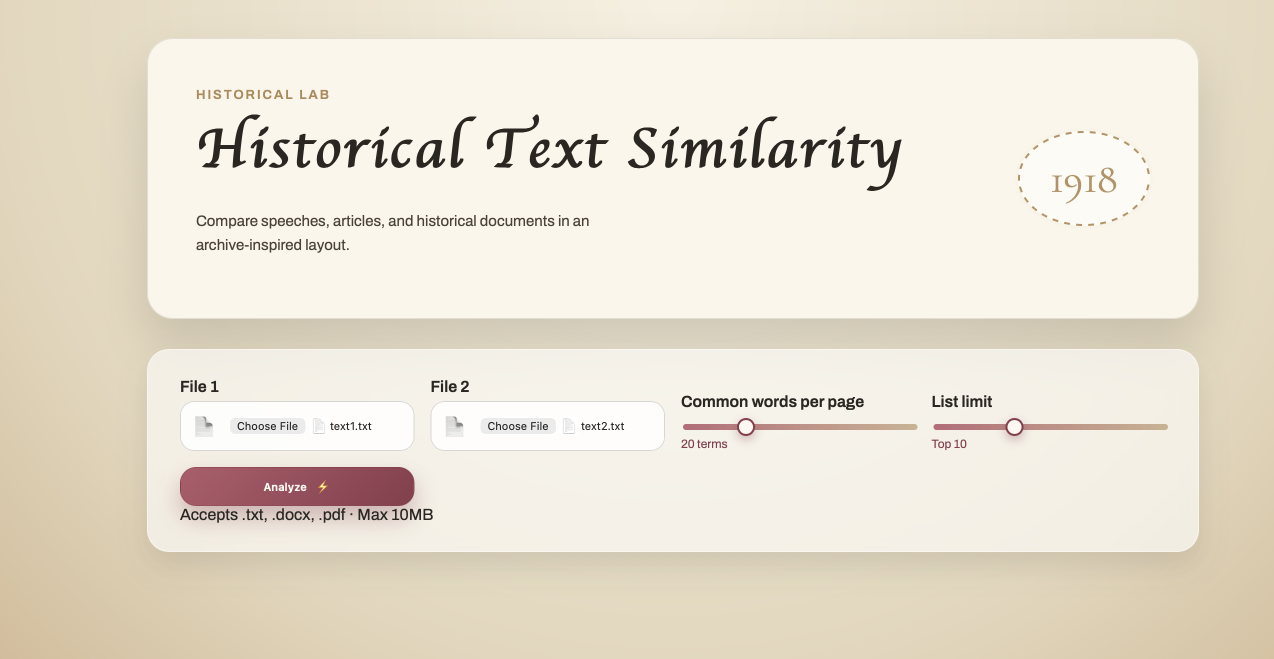
#> input picture screenshots/home.png, 2548 x 1318 px (shown at 1/2 size)
$ python create_demo_gif.py
#> lines starting #> are read from the running program, lines starting #| are printed output that depends on the picture
"""Create a short demo GIF from the existing screenshots."""

from pathlib import Path

from PIL import Image, ImageDraw, ImageFont

ROOT = Path(__file__).resolve().parents[1]
SCREENSHOTS = ROOT / "screenshots"
OUTPUT = SCREENSHOTS / "demo.gif"

FRAMES = [
    ("home.png", "1. Upload two historical texts"),
    ("results.png", "2. Compare similarity, terms and themes"),
    ("charts.png", "3. Review charts"),
    ("propaganda.png", "4. Compare rule-based and ML propaganda signals"),
    ("highlight.png", "5. Inspect highlighted evidence"),
]


def main() -> None:
    frames: list[Image.Image] = []
    for filename, caption in FRAMES:
        image_path = SCREENSHOTS / filename
        if not image_path.exists():
            continue

        image = Image.open(image_path).convert("RGB")
        image.thumbnail((1280, 760))
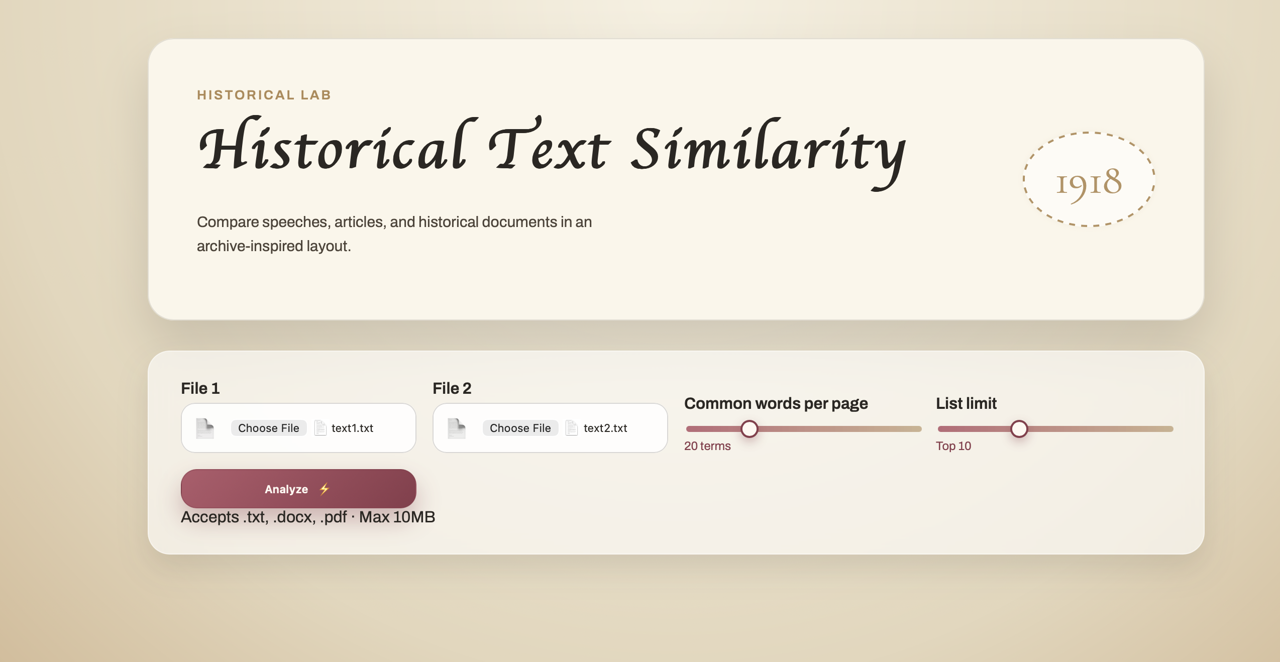
#> image: PIL image 1280x662 RGB; mean R, G, B 233.2, 225.7, 210.7
        canvas = Image.new("RGB", (1280, 820), "#f3eddc")
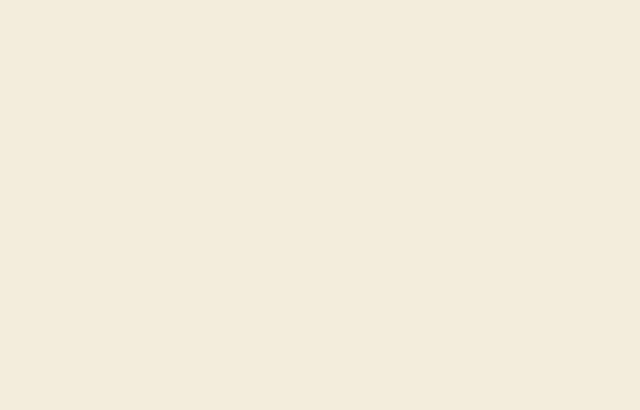
#> canvas: PIL image 1280x820 RGB (shown at 1/2 size); mean R, G, B 243, 237, 220
        x = (canvas.width - image.width) // 2
#> x = 0
        canvas.paste(image, (x, 20))
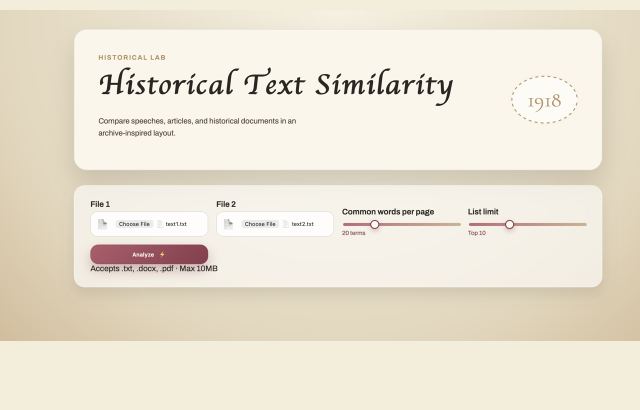
#> canvas: PIL image 1280x820 RGB (shown at 1/2 size); mean R, G, B 235.1, 227.9, 212.5

        draw = ImageDraw.Draw(canvas)
        font = ImageFont.load_default(size=26)
        draw.rounded_rectangle((28, 766, 1252, 806), radius=8, fill="#2f2a24")
        draw.text((48, 776), caption, fill="#fff8f1", font=font)
        frames.append(canvas)
#> pass 2 of the loop in main, `for filename, caption in FRAMES:`:
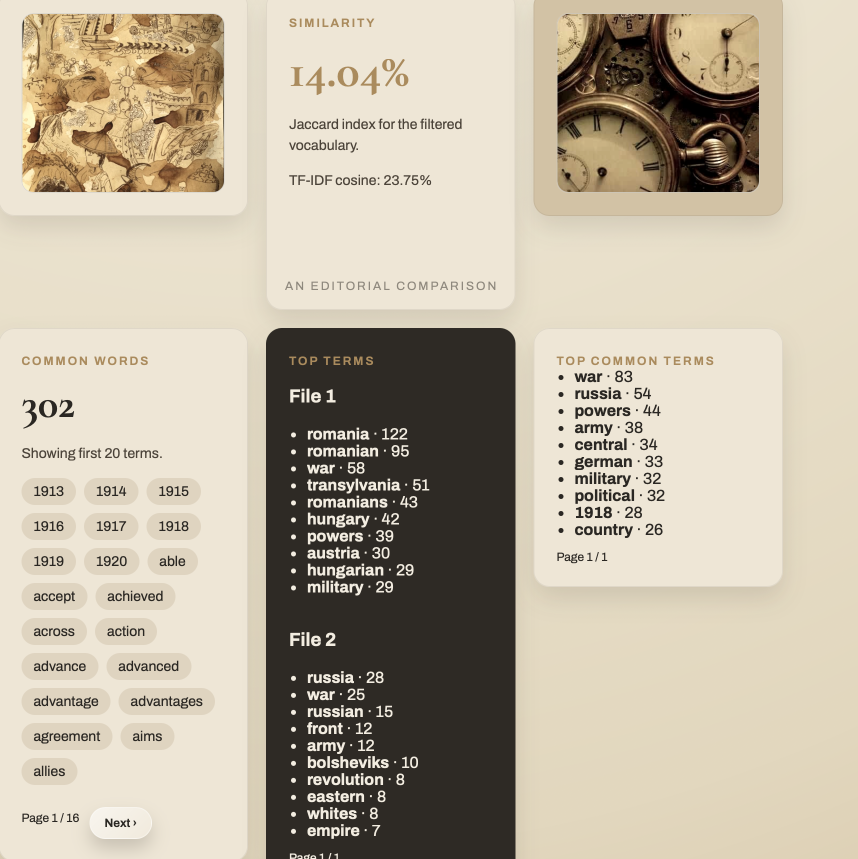
#> input picture screenshots/results.png, 1716 x 1718 px (shown at 1/2 size)
#> in main, `image.thumbnail((1280, 760))`:
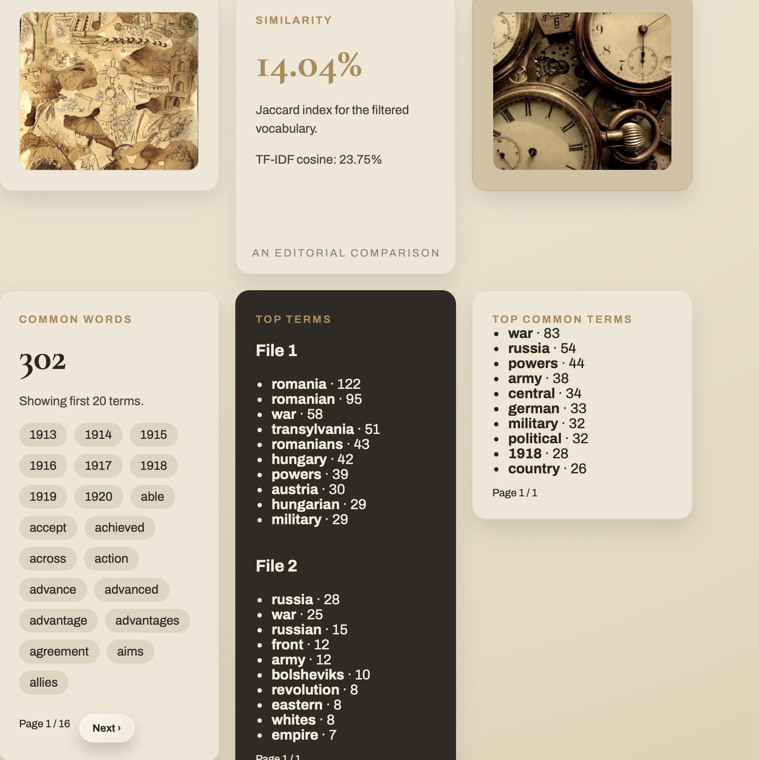
#> image: PIL image 759x760 RGB; mean R, G, B 190, 180.1, 161.6
#> in main, `canvas.paste(image, (x, 20))`:
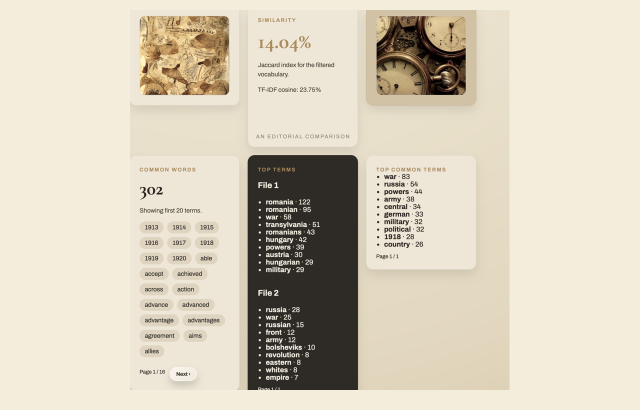
#> canvas: PIL image 1280x820 RGB (shown at 1/2 size); mean R, G, B 213.9, 205.8, 187.9
#> pass 3 of the loop in main, `for filename, caption in FRAMES:`:
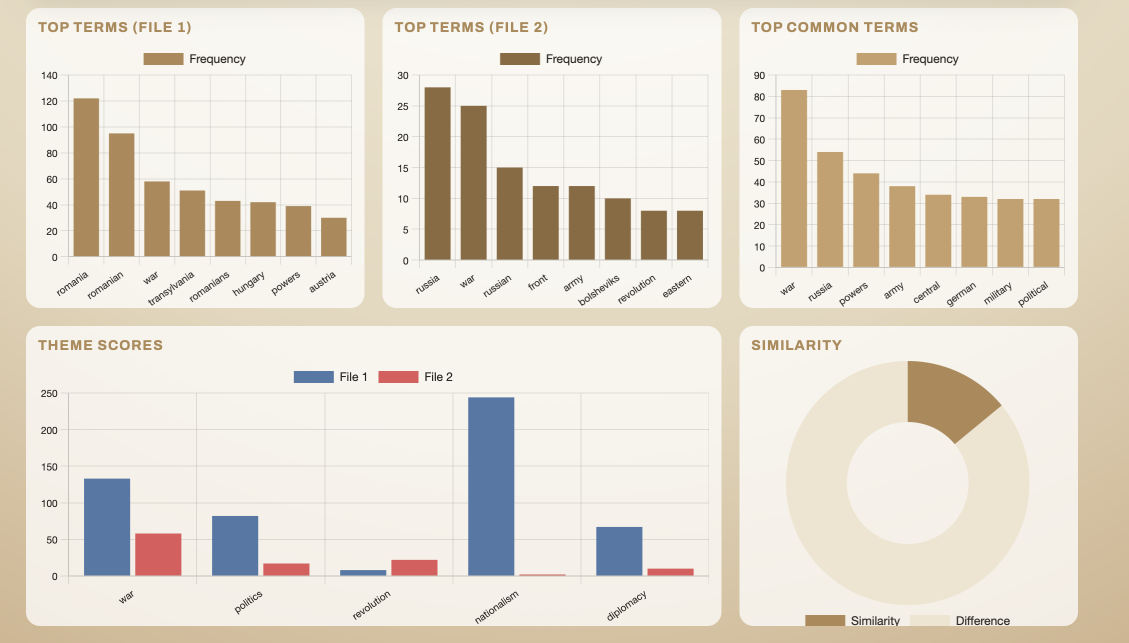
#> input picture screenshots/charts.png, 2258 x 1286 px (shown at 1/2 size)
#> in main, `image.thumbnail((1280, 760))`:
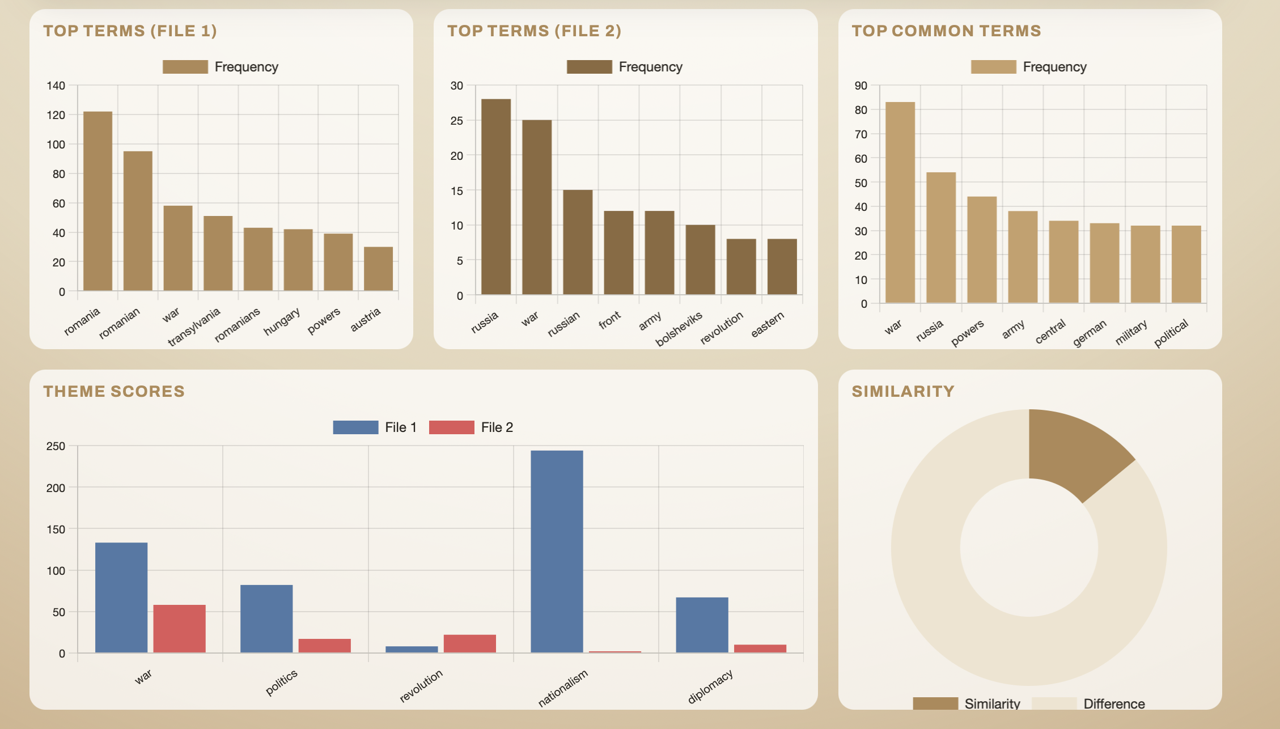
#> image: PIL image 1280x729 RGB; mean R, G, B 229.3, 222.1, 210
#> in main, `canvas.paste(image, (x, 20))`:
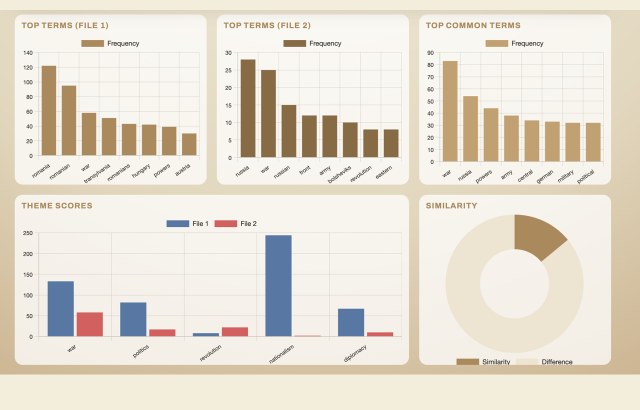
#> canvas: PIL image 1280x820 RGB (shown at 1/2 size); mean R, G, B 230.8, 223.7, 211.1
#> the loop made 5 passes; the first 3 are shown

    if not frames:
        raise RuntimeError("No screenshots found for GIF generation.")

    frames[0].save(
        OUTPUT,
        save_all=True,
        append_images=frames[1:],
        duration=1300,
        loop=0,
        optimize=True,
    )
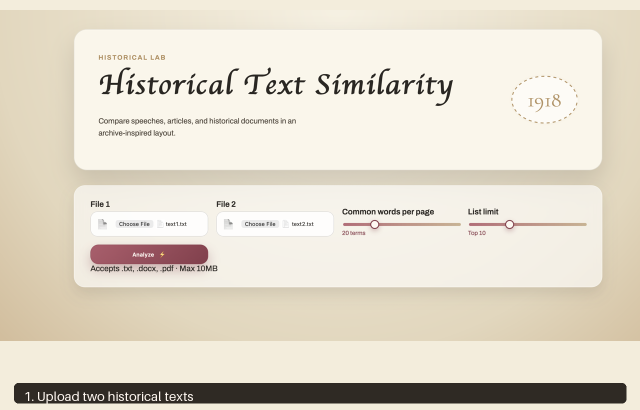
#> saved as demo.gif: PIL image 1280x820 RGB (shown at 1/2 size); mean R, G, B 226.1, 218.9, 204.1


if __name__ == "__main__":
    main()
